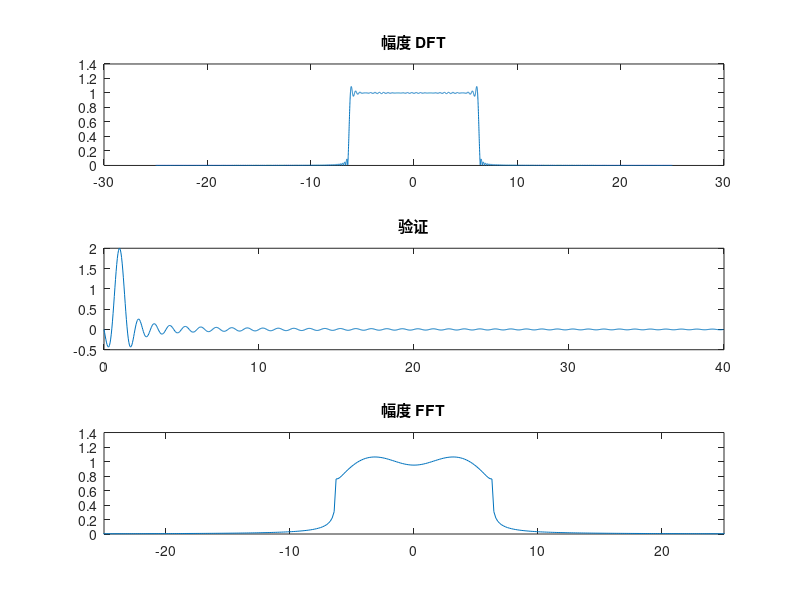

Write the MATLAB code that produced this figure.
%DFT套路
N=1001; 
K=2000;
t=-15:10/N:15;
w=-25:10/K:25;
f=sin(2*pi*(t-1))/pi./(t-1);
F=10/N*f*exp(-1i*t'*w);
subplot(311)
plot(w,abs(F));
title('幅度 DFT');              %这里我原封不动的抄了作业3-1
                           
%FFT做题套路
N=1024;                           %取样点数
t_length=40;                      %取样长度
T=t_length/N;                     %取样间隔
t=(0:N-1)*T;%-t_length/2;           %生成时域上的离散点
x=sin(2*pi*(t-1))/pi./(t-1);      %函数
w_length=2*pi/T;                  %频域采样长度
W=w_length/N;                     %频域采样间隔
w=(0:N-1)*W-w_length/2;           %生成频域上的点
subplot(312)
plot(t,x);                        %作图验证
title('验证');

X=T*fft(x,N);                     %FFT
X=fftshift(X);                    %相移
subplot(313)
plot(w,abs(X));
xlim([-25 25])
title('幅度 FFT');                   